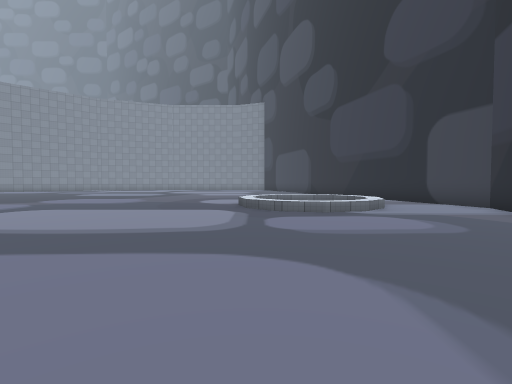
view 1 (above)

21 first-person views from a walk through a 3-D level made in the Unity game engine. The camera is 1.3 m above the floor, tilts 2° down and sees 85° across. The floor is counted in squares, 2 m on a side. Each view is taken from the middle of a square. On the plan, view 1 faces up. The plan holds only what a view shows up to about 9 squares ahead; the rest is blank. The place goes on beyond the plan. The player character is not drawn. Some surface patterns are stand-ins.

view 2
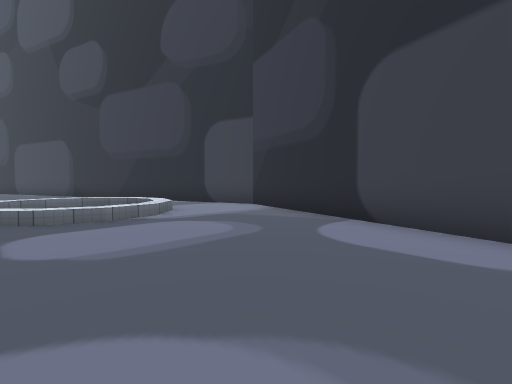

view 3
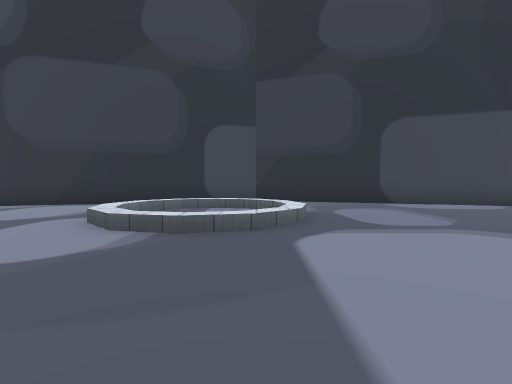

view 4
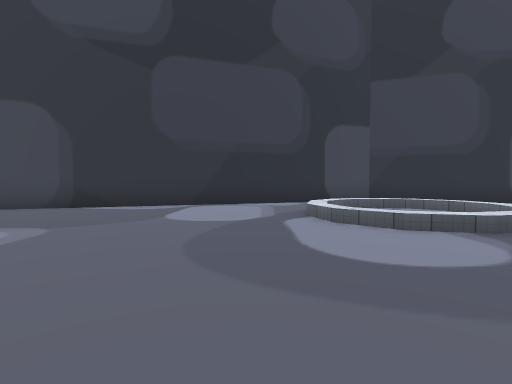

view 5
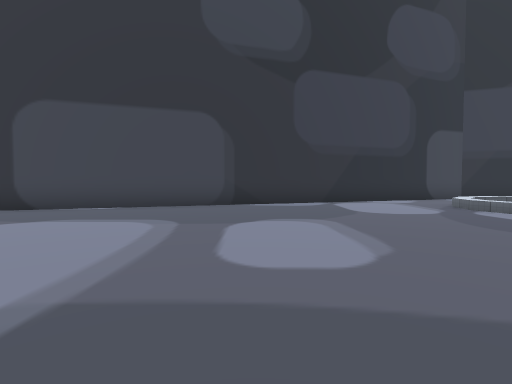

view 6
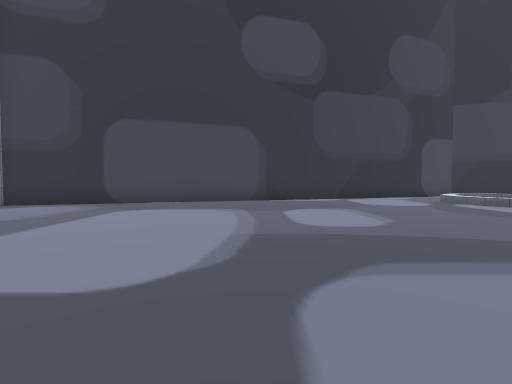

view 7
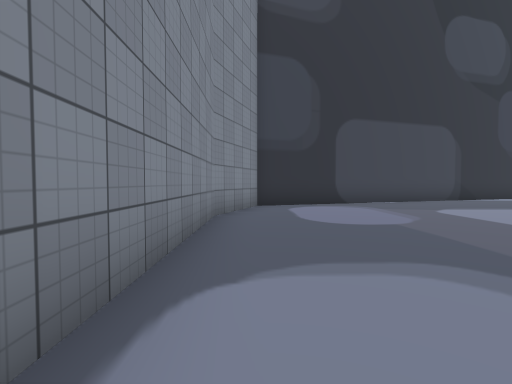

view 8
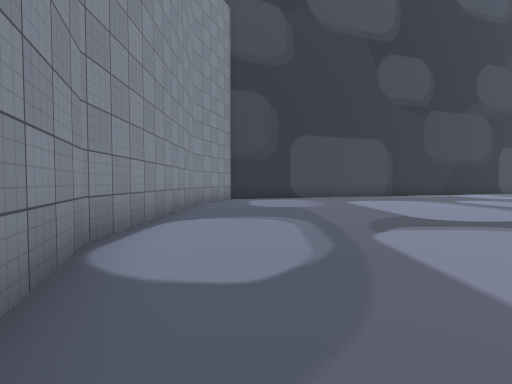

view 9
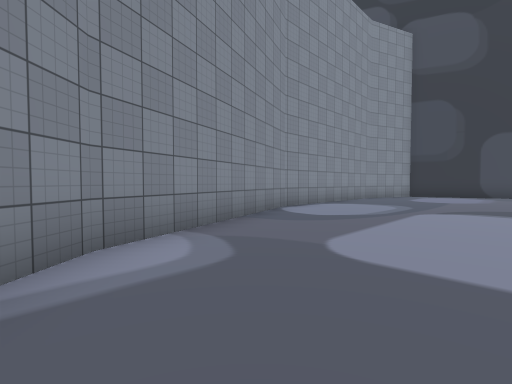

view 10
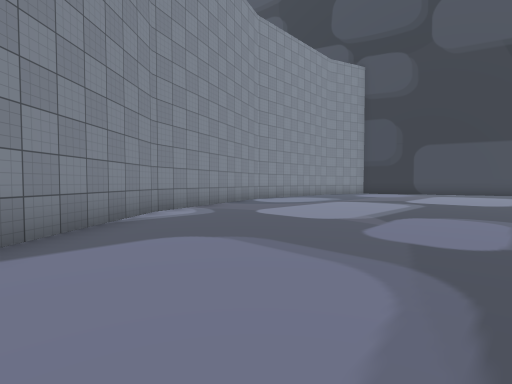

view 11
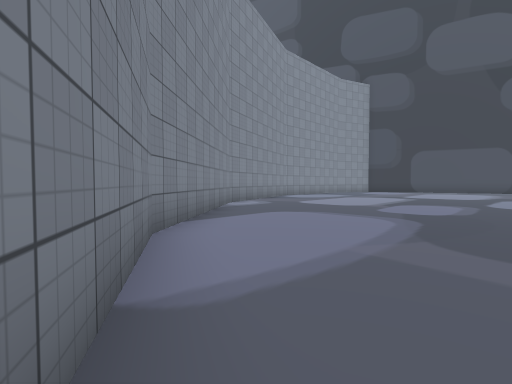

view 12
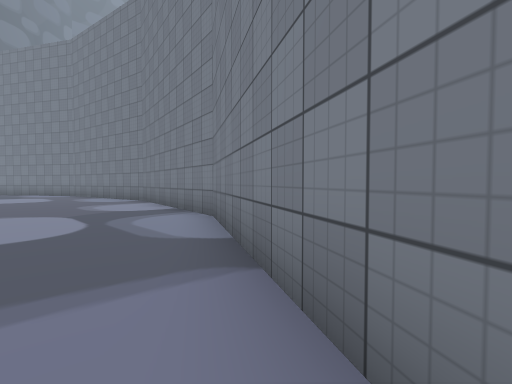

view 13
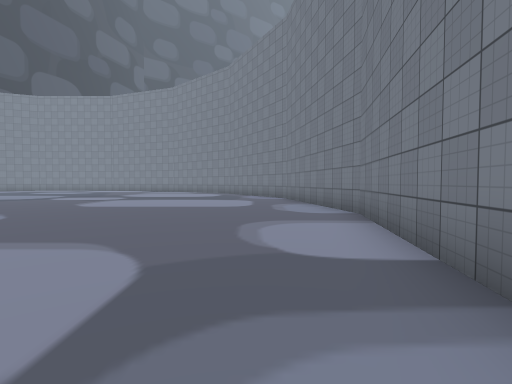

view 14
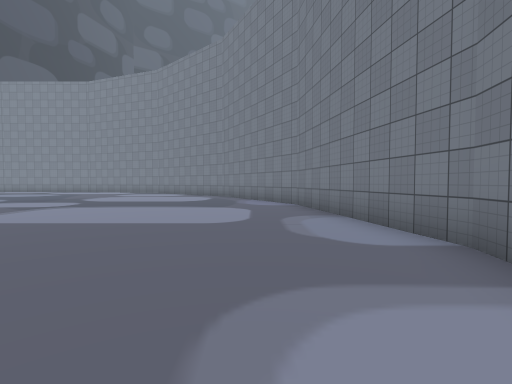

view 15
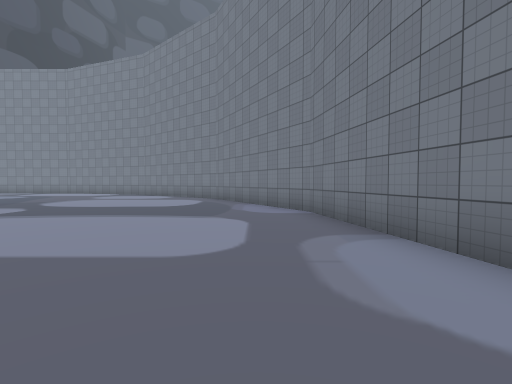

view 16
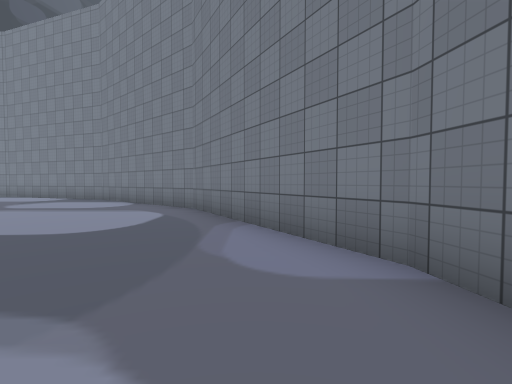

view 17
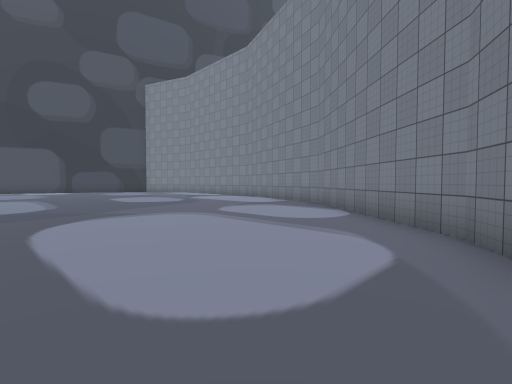

view 18
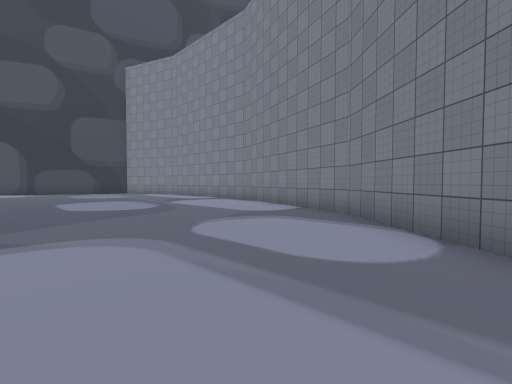

view 19
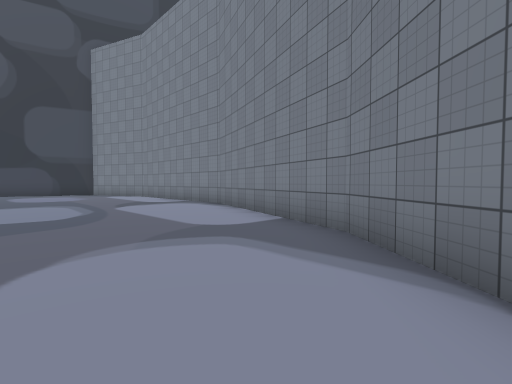

view 20
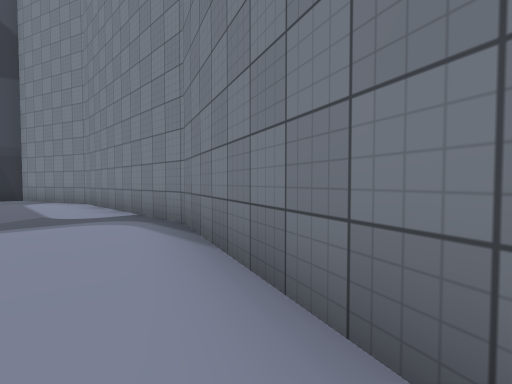

view 21
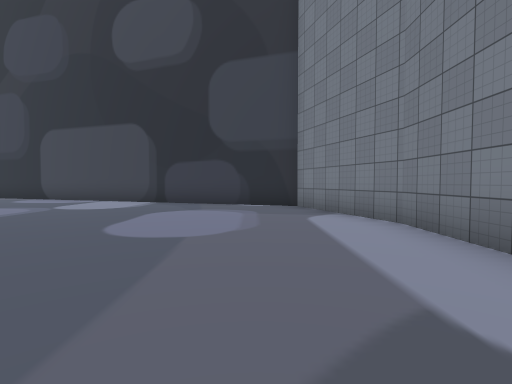

### Floor plan
Points are (right, up) in squares from view 1. A wall is a line through its corners. A room is listed if a view was taken in it or the views show most of it. See-through windows are left out.
Room 1 (views 1, 2, 3, 4, 5, 6, 7, 8, 9, 10, 11, 12, 13, 14, 15, 16, 17, 18, 19, 20, 21)
walls: (3.6, 0) (5.9, 7) (0.7, 23) (-1.6, 23.8) (-7.1, 23.8) (-12.2, 21.9) (-16.5, 18.4) (-19.2, 13.6) (-20.1, 8.2) (-19.2, 2.8) (-16.4, -1.9) (-12.3, -5.4) (-7.1, -7.3) (-1.6, -7.3) (1.6, -6.1) (3, -1.8)

Where each view was taken, in squares from view 1:
view 1: 0 up, 0 right, facing up
view 2: 1 up, 0 right, facing up-right
view 3: 7 up, 4 left, facing right
view 4: 11 up, 4 left, facing right
view 5: 15 up, 5 left, facing right
view 6: 16 up, 7 left, facing right
view 7: 23 up, 7 left, facing right
view 8: 22 up, 10 left, facing right
view 9: 19 up, 13 left, facing up-right
view 10: 16 up, 15 left, facing up-right
view 11: 15 up, 18 left, facing up-right
view 12: 18 up, 16 left, facing down-left
view 13: 14 up, 18 left, facing down
view 14: 11 up, 18 left, facing down
view 15: 9 up, 18 left, facing down
view 16: 5 up, 18 left, facing down
view 17: 2 up, 17 left, facing down-right
view 18: 0 up, 15 left, facing down-right
view 19: 2 down, 14 left, facing down-right
view 20: 5 down, 11 left, facing down-right
view 21: 5 down, 6 left, facing right
